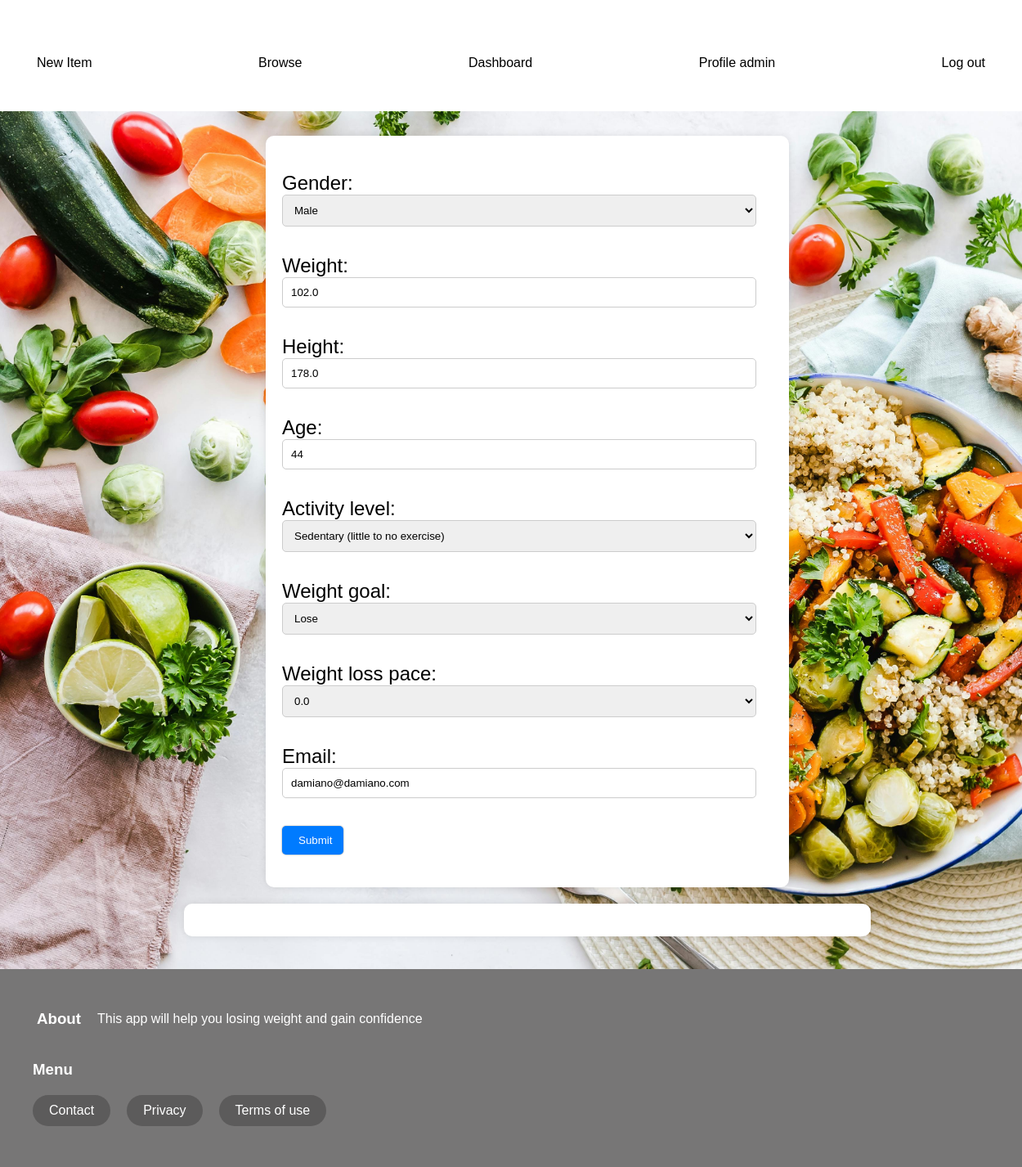
Screenshot of /api/profile/Damiano/editprofile/ (signed in) with the database file from the repository.
### products/models.py (models this page shows, shortened)
class UserProfile(models.Model):
    GENDER_CHOICES = [
        ('male', 'Male'),
        ('female', 'Female')
    ]
    WEIGHT_GOAL_CHOICES = [
        ('lose', 'Lose'),
        ('maintain', 'Maintain'),
        ('gain', 'Gain')
    ]
    ACTIVITY_LEVEL_CHOICES = [
        (1.2, 'Sedentary (little to no exercise)'),
        (1.375, 'Lightly active (light exercise/sports 1-3 days/week)'),
        (1.55, 'Moderately active (moderate exercise/sports 3-5 days/week)'),
        (1.725, 'Very active (hard exercise/sports 6-7 days a week)'),
        (1.9, 'Extra active (very hard exercise/sports & physical job)')
    ]
    WEIGHT_CHANGE_PACE_CHOICES = [
        (-1.0, '-1.0'), (-0.9, '-0.9'), (-0.8, '-0.8'),
        (-0.7, '-0.7'), (-0.6, '-0.6'), (-0.5, '-0.5'),
        (-0.4, '-0.4'), (-0.3, '-0.3'), (-0.2, '-0.2'),
        (-0.1, '-0.1'), (0.0, '0.0'), (0.1, '0.1'),
        (0.2, '0.2'), (0.3, '0.3'), (0.4, '0.4'),
        (0.5, '0.5'), (0.6, '0.6'), (0.7, '0.7'),
        (0.8, '0.8'), (0.9, '0.9'), (1.0, '1.0'),
    ]
    user = models.OneToOneField(User, on_delete=models.CASCADE)
    gender = models.CharField(choices=GENDER_CHOICES, max_length=6)
    weight = models.FloatField()
    height = models.FloatField()
    age = models.IntegerField(validators=[MinValueValidator(0), MaxValueValidator(120)])
    activity_level = models.FloatField(choices=ACTIVITY_LEVEL_CHOICES)
    weight_goal = models.CharField(choices=WEIGHT_GOAL_CHOICES, max_length=8)
    weight_loss_pace = models.FloatField(choices=WEIGHT_CHANGE_PACE_CHOICES, default=0)
    date=models.DateField(default=datetime.now)
    email=models.EmailField()

### products/views.py (the view, shortened to what this page needs)
class UpdateDeleteProfileAPIView(generics.RetrieveUpdateDestroyAPIView):
    authentication_classes = [SessionAuthentication]
    permission_classes = [IsAuthenticated]
    lookup_field = 'username'  # Assuming 'user' is the field to look up the UserProfile
    queryset = UserProfile.objects.all()
    serializer_class = FoodConsumptionSerializer
    renderer_classes = [TemplateHTMLRenderer]
    def get_object(self):
        username = self.kwargs.get('username')
        return get_object_or_404(UserProfile, user__username=username)
    def get(self, request, *args, **kwargs):
        instance = self.get_object()
        form = UserProfileForm(instance=instance)
        return Response({'form': form}, template_name="products/editprofile.html")

### products/forms.py
class UserProfileForm(forms.ModelForm):
    class Meta:
        model = UserProfile
        fields = [
            'gender',
            'weight',
            'height',
            'age',
            'activity_level',
            'weight_goal',
            'weight_loss_pace',
            'email',
        ]

### products/templates/products/editprofile.html (shortened to what this page needs)
{% extends 'products/base.html' %}
{% block content %}
<div class="block-content-profile">
  <form method="post" class="block-content-form">
    <div>
      {{ form.as_p }}
    </div>
    <div>
      <button type="submit">Submit</button>
    </div>
  </form>
</div>
{% endblock %}

### products/templates/products/base.html (shortened to what this page needs)
{% load static %}
<!DOCTYPE html>
<html>
<head>
    <link rel="stylesheet" href='{% static "products/css/base.css" %}' />
</head>
<body>
    <nav class="navbar">
        <a href="/" class="navbar text header">Kcal counting app</a>
        <div class="navbar container">
            <a href="#" class="link new-item-link">New Item</a>
            <a href="#" class="link browse-link">Browse</a>
            {% if user.is_authenticated %}
                <a href="{% url 'dashboard' request.user.username %}" class="link dashboard-link">Dashboard</a>
                <a href="{% url 'profile_view' user.username %}" class="link login-link">Profile {{ user.username }}</a>
                <a href="{% url 'logout' %}" class="link logout-link">Log out</a>
            {% else %}
                <a href="{% url 'register' %}" class="link signup-link">Sign up</a>
                <a href="{% url 'login' %}" class="link login-link">Log in</a>
            {% endif %}
        </div>
    </nav>
    <div class="content">
            {% block content %}
            {% endblock %}
        <div id="container">
        </div>
    </div>
    <footer class="footer">
        <div class="container container-footer">
            <h3 class="text footer-header">About</h3>
            <p class="footer-text">
                This app will help you losing weight and gain confidence
            </p>
        </div>
        <div class="footer-links">
            <h3 class="footer-links">Menu</h3>
            <ul>
                <li>
                    <a href="#" class="link contact-link">Contact</a>
                </li>
                <li>
                    <a href="#" class="link privacy-link">Privacy</a>
                </li>
                <li>
                    <a href="#" class="link terms-link">Terms of use</a>
                </li>
            </ul>
        </div>
    </footer>
</body>
</html>

### products/static/products/css/base.css (style rules this page uses)
body { font-family: Arial, sans-serif; margin: 0; padding: 0; }
.container { max-width: 1200px; margin: 0 auto; padding: 0 20px; }
.navbar { background-color: #FFFFFFE9; padding: 20px 0; color: #fff; }
.navbar.text { text-decoration: none; }
.navbar .container { display: flex; justify-content: space-between; }
.link { display: inline-block; padding: 10px 20px; border-radius: 20px; background-color: #FFFFFFE9; color: #000000; text-decoration: none; transition: background-color 0.3s ease; }
.content { position: relative; padding: 20px; color: #333; width: 100%; min-height: calc(100vh - 150px); font-size: 24px; z-index: 1; }
.footer { background-color: #555454CC; padding: 30px 0; color: #fff; z-index: 500; }
.footer-header { margin: 20px; }
.footer .container-footer { display: flex; align-items: center; }
.footer-links { margin: 20px; }
.footer-links ul { padding: 0; margin: 20px; display: flex; list-style: none; }
.footer-links li { margin-right: 20px; }
.footer .link { padding: 10px 20px; border-radius: 20px; background-color: #555454CC; color: #fff; text-decoration: none; transition: background-color 0.3s ease; }
.block-content-profile { position: relative; z-index: 1000; color: #000000 !important; background-color: #ffffff; width: calc(100% - 20px); max-width: 600px; padding: 20px; border-radius: 10px; margin-top: 10px; box-shadow: 0 0 10px rgba(0, 0, 0, 0.1); margin-bottom: 20px; left: 50%; transform: translateX(-50%); }
.block-content-form { width: 100%; }
.block-content-form div { margin-bottom: 20px; }
.block-content-form input[type="text"], .block-content-form input[type="email"], .block-content-form input[type="password"], .block-content-form select, .block-content-form textarea, .block-content-form input[type="number"] { width: calc(100% - 20px); padding: 10px; border: 1px solid #ccc; border-radius: 5px; margin-bottom: 10px; box-sizing: border-box; }
.block-content-form button[type="submit"] { background-color: #007bff; color: #fff; padding: 10px 20px; border: none; border-radius: 5px; cursor: pointer; transition: background-color 0.3s ease; }
button { width: 75px; cursor: pointer; box-shadow: 0px 0px 2px gray; border: none; outline: none; padding: 5px; border-radius: 5px; color: white; }
#container { position: relative; z-index: 1000; color: #000000 !important; background-color: #ffffff; width: calc(100% - 20px); max-width: 800px; padding: 20px; border-radius: 10px; margin-top: 10px; box-shadow: 0 0 10px rgba(0, 0, 0, 0.1); margin-bottom: 20px; left: 50%; transform: translateX(-50%); }

### rows the page displays
UserProfile: gender "Male", weight "102.0", height "178.0", age "44", activity_level "Sedentary (little to no exercise)", weight_goal "Lose", weight_loss_pace "0.0", email "damiano@damiano.com"

### other values shown
{{ user.username }} "admin"
